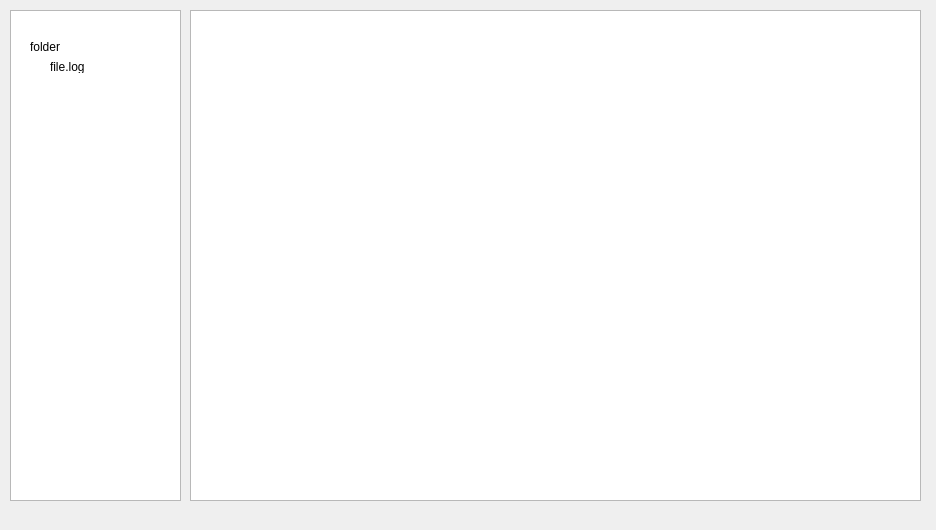
<?xml version="1.0" encoding="UTF-8"?>
<ui version="4.0">
 <class>Form</class>
 <widget class="QWidget" name="Form">
  <property name="geometry">
   <rect>
    <x>0</x>
    <y>0</y>
    <width>936</width>
    <height>530</height>
   </rect>
  </property>
  <property name="windowTitle">
   <string>Admin View Log</string>
  </property>
  <widget class="QTreeView" name="treeView">
   <property name="geometry">
    <rect>
     <x>10</x>
     <y>10</y>
     <width>171</width>
     <height>491</height>
    </rect>
   </property>
  </widget>
  <widget class="QLabel" name="label">
   <property name="geometry">
    <rect>
     <x>30</x>
     <y>40</y>
     <width>47</width>
     <height>13</height>
    </rect>
   </property>
   <property name="text">
    <string>folder</string>
   </property>
  </widget>
  <widget class="QLabel" name="label_2">
   <property name="geometry">
    <rect>
     <x>50</x>
     <y>60</y>
     <width>47</width>
     <height>13</height>
    </rect>
   </property>
   <property name="text">
    <string>file.log</string>
   </property>
  </widget>
  <widget class="QColumnView" name="columnView">
   <property name="geometry">
    <rect>
     <x>190</x>
     <y>10</y>
     <width>731</width>
     <height>491</height>
    </rect>
   </property>
  </widget>
 </widget>
 <resources/>
 <connections/>
</ui>
